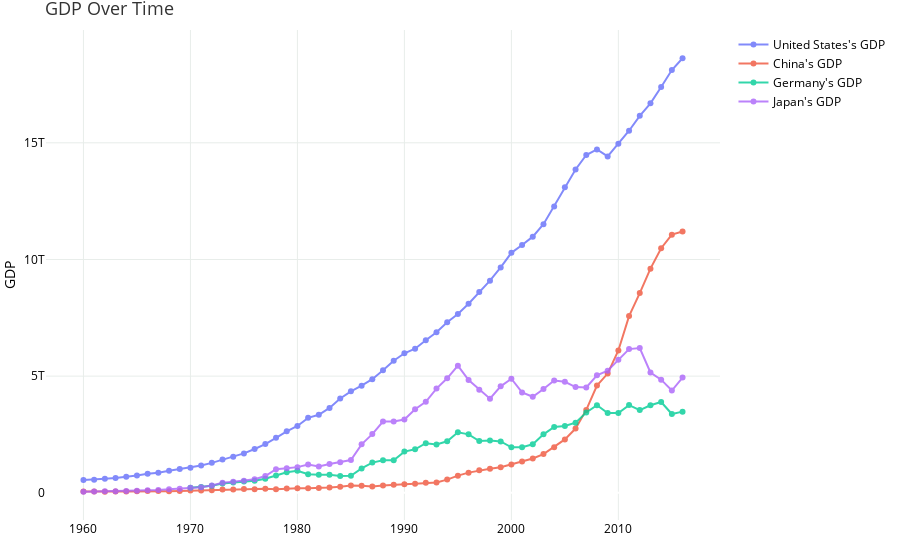

Notebook code cell kept with this figure:
### Code cell
fig = go.Figure()

for i in value:
    dd_by_key = ndd.loc[ndd['Country Name'] == i]
    fig.add_trace(
        go.Scatter(
                x=dd_by_key['Year'],
                y=dd_by_key['Value'],
                text=dd_by_key['Country Name'],
                hovertemplate= "Country: %{text}<br>Year: %{x}<br>GDP: %{y}",
                name="%s's GDP"%i,
                opacity=0.8,
                mode = 'lines+markers'
        )
    )

fig.update_layout(
            title={'text': "GDP Over Time", 'font':{'color':themes['theme1']['plot_title'], 'size':18}},
            xaxis={'title': None,
             'tickfont':{'color':themes['theme1']['plot_ticks']},'gridcolor':themes['theme1']['grid_color']
              },
            yaxis={'title': 'GDP', 'titlefont':{'color':themes['theme1']['axis_title']},
             'tickfont':{'color':themes['theme1']['plot_ticks']},'gridcolor':themes['theme1']['grid_color']},
            margin={'l': 40, 'b': 40, 't': 30, 'r': 10},
            hovermode='closest',
            plot_bgcolor = themes['theme1']['background'],
            paper_bgcolor= themes['theme1']['background'],
            legend = {'font':{'color':themes['theme1']['legend']}}

)

fig.show()
